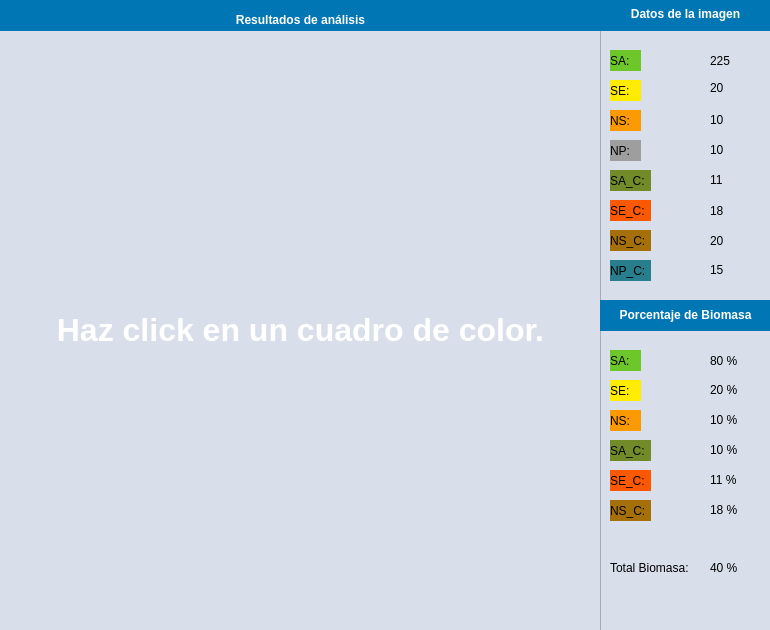
<?xml version="1.0" encoding="UTF-8"?>
<ui version="4.0">
 <class>Grafica</class>
 <widget class="QMainWindow" name="Grafica">
  <property name="geometry">
   <rect>
    <x>0</x>
    <y>0</y>
    <width>770</width>
    <height>630</height>
   </rect>
  </property>
  <property name="windowTitle">
   <string>Datos</string>
  </property>
  <widget class="QWidget" name="centralwidget">
   <widget class="QFrame" name="V4Frame_IMGS">
    <property name="geometry">
     <rect>
      <x>0</x>
      <y>30</y>
      <width>601</width>
      <height>601</height>
     </rect>
    </property>
    <property name="styleSheet">
     <string notr="true">background-color: rgb(216, 223, 234);</string>
    </property>
    <property name="frameShape">
     <enum>QFrame::StyledPanel</enum>
    </property>
    <property name="frameShadow">
     <enum>QFrame::Raised</enum>
    </property>
    <widget class="QLabel" name="imgB">
     <property name="geometry">
      <rect>
       <x>0</x>
       <y>0</y>
       <width>601</width>
       <height>601</height>
      </rect>
     </property>
     <property name="text">
      <string>&lt;html&gt;&lt;head/&gt;&lt;body&gt;&lt;p align=&quot;center&quot;&gt;&lt;span style=&quot; font-size:24pt; font-weight:600; color:#ffffff;&quot;&gt;Haz click en un cuadro de color.&lt;/span&gt;&lt;/p&gt;&lt;/body&gt;&lt;/html&gt;</string>
     </property>
    </widget>
   </widget>
   <widget class="QFrame" name="V4Frame_Datos">
    <property name="geometry">
     <rect>
      <x>600</x>
      <y>30</y>
      <width>171</width>
      <height>601</height>
     </rect>
    </property>
    <property name="styleSheet">
     <string notr="true">background-color: rgb(216, 223, 234);</string>
    </property>
    <property name="frameShape">
     <enum>QFrame::StyledPanel</enum>
    </property>
    <property name="frameShadow">
     <enum>QFrame::Raised</enum>
    </property>
    <widget class="QLabel" name="V3LabelNSA">
     <property name="geometry">
      <rect>
       <x>10</x>
       <y>20</y>
       <width>31</width>
       <height>21</height>
      </rect>
     </property>
     <property name="styleSheet">
      <string notr="true">background-color: rgb(109,199,42);</string>
     </property>
     <property name="text">
      <string>SA:</string>
     </property>
    </widget>
    <widget class="QLabel" name="V3LabelNSE">
     <property name="geometry">
      <rect>
       <x>10</x>
       <y>50</y>
       <width>31</width>
       <height>21</height>
      </rect>
     </property>
     <property name="styleSheet">
      <string notr="true">background-color: rgb(255,236,0);</string>
     </property>
     <property name="text">
      <string>SE:</string>
     </property>
    </widget>
    <widget class="QLabel" name="V3LabelNNS">
     <property name="geometry">
      <rect>
       <x>10</x>
       <y>80</y>
       <width>31</width>
       <height>21</height>
      </rect>
     </property>
     <property name="styleSheet">
      <string notr="true">background-color: rgb(251,153,0);</string>
     </property>
     <property name="text">
      <string>NS:</string>
     </property>
    </widget>
    <widget class="QLabel" name="V3LabelNNP">
     <property name="geometry">
      <rect>
       <x>10</x>
       <y>110</y>
       <width>31</width>
       <height>21</height>
      </rect>
     </property>
     <property name="styleSheet">
      <string notr="true">background-color: rgb(158,158,158);</string>
     </property>
     <property name="text">
      <string>NP:</string>
     </property>
    </widget>
    <widget class="QLabel" name="V3LabelNSAC">
     <property name="geometry">
      <rect>
       <x>10</x>
       <y>140</y>
       <width>41</width>
       <height>21</height>
      </rect>
     </property>
     <property name="styleSheet">
      <string notr="true">background-color: rgb(112,139,39);</string>
     </property>
     <property name="text">
      <string>SA_C:</string>
     </property>
    </widget>
    <widget class="QLabel" name="V3LabelNSEC">
     <property name="geometry">
      <rect>
       <x>10</x>
       <y>170</y>
       <width>41</width>
       <height>21</height>
      </rect>
     </property>
     <property name="styleSheet">
      <string notr="true">background-color: rgb(250,89,1);</string>
     </property>
     <property name="text">
      <string>SE_C:</string>
     </property>
    </widget>
    <widget class="QLabel" name="V3LabelNNSC">
     <property name="geometry">
      <rect>
       <x>10</x>
       <y>200</y>
       <width>41</width>
       <height>21</height>
      </rect>
     </property>
     <property name="styleSheet">
      <string notr="true">background-color: rgb(165,111,9);</string>
     </property>
     <property name="text">
      <string>NS_C:</string>
     </property>
    </widget>
    <widget class="QLabel" name="V3LabelNNPC">
     <property name="geometry">
      <rect>
       <x>10</x>
       <y>230</y>
       <width>41</width>
       <height>21</height>
      </rect>
     </property>
     <property name="styleSheet">
      <string notr="true">background-color: rgb(40,126,140);</string>
     </property>
     <property name="text">
      <string>NP_C:</string>
     </property>
    </widget>
    <widget class="QLabel" name="V3LabelPorcentajeBio">
     <property name="geometry">
      <rect>
       <x>0</x>
       <y>270</y>
       <width>171</width>
       <height>31</height>
      </rect>
     </property>
     <property name="styleSheet">
      <string notr="true">background-color: rgb(1, 118, 180);
border:rgb(1, 118, 180);</string>
     </property>
     <property name="text">
      <string>&lt;html&gt;&lt;head/&gt;&lt;body&gt;&lt;p align=&quot;center&quot;&gt;&lt;span style=&quot; font-weight:600; color:#ffffff;&quot;&gt;Porcentaje de Biomasa&lt;/span&gt;&lt;/p&gt;&lt;/body&gt;&lt;/html&gt;</string>
     </property>
    </widget>
    <widget class="QLabel" name="V3LabelNSA_N">
     <property name="geometry">
      <rect>
       <x>110</x>
       <y>20</y>
       <width>31</width>
       <height>21</height>
      </rect>
     </property>
     <property name="text">
      <string>225</string>
     </property>
    </widget>
    <widget class="QLabel" name="V3LabelNSAC_N">
     <property name="geometry">
      <rect>
       <x>110</x>
       <y>140</y>
       <width>31</width>
       <height>20</height>
      </rect>
     </property>
     <property name="text">
      <string>11</string>
     </property>
    </widget>
    <widget class="QLabel" name="V3LabelNSEC_N">
     <property name="geometry">
      <rect>
       <x>110</x>
       <y>170</y>
       <width>31</width>
       <height>21</height>
      </rect>
     </property>
     <property name="text">
      <string>18</string>
     </property>
    </widget>
    <widget class="QLabel" name="V3LabelNNS_N">
     <property name="geometry">
      <rect>
       <x>110</x>
       <y>80</y>
       <width>31</width>
       <height>20</height>
      </rect>
     </property>
     <property name="text">
      <string>10</string>
     </property>
    </widget>
    <widget class="QLabel" name="V3LabelNNP_N">
     <property name="geometry">
      <rect>
       <x>110</x>
       <y>110</y>
       <width>31</width>
       <height>20</height>
      </rect>
     </property>
     <property name="text">
      <string>10</string>
     </property>
    </widget>
    <widget class="QLabel" name="V3LabelNNSC_N">
     <property name="geometry">
      <rect>
       <x>110</x>
       <y>200</y>
       <width>31</width>
       <height>21</height>
      </rect>
     </property>
     <property name="text">
      <string>20</string>
     </property>
    </widget>
    <widget class="QLabel" name="V3LabelNNPC_N">
     <property name="geometry">
      <rect>
       <x>110</x>
       <y>230</y>
       <width>31</width>
       <height>20</height>
      </rect>
     </property>
     <property name="text">
      <string>15</string>
     </property>
    </widget>
    <widget class="QLabel" name="V3LabelNSE_N">
     <property name="geometry">
      <rect>
       <x>110</x>
       <y>50</y>
       <width>31</width>
       <height>16</height>
      </rect>
     </property>
     <property name="text">
      <string>20</string>
     </property>
    </widget>
    <widget class="QLabel" name="V3PBnSE">
     <property name="geometry">
      <rect>
       <x>110</x>
       <y>350</y>
       <width>51</width>
       <height>20</height>
      </rect>
     </property>
     <property name="text">
      <string>20 %</string>
     </property>
    </widget>
    <widget class="QLabel" name="V3LabelPBsanaC">
     <property name="geometry">
      <rect>
       <x>10</x>
       <y>410</y>
       <width>41</width>
       <height>21</height>
      </rect>
     </property>
     <property name="styleSheet">
      <string notr="true">background-color: rgb(112,139,39);</string>
     </property>
     <property name="text">
      <string>SA_C:</string>
     </property>
    </widget>
    <widget class="QLabel" name="V3PBnSAC">
     <property name="geometry">
      <rect>
       <x>110</x>
       <y>410</y>
       <width>51</width>
       <height>20</height>
      </rect>
     </property>
     <property name="text">
      <string>10 %</string>
     </property>
    </widget>
    <widget class="QLabel" name="V3LabelPBsecaC">
     <property name="geometry">
      <rect>
       <x>10</x>
       <y>440</y>
       <width>41</width>
       <height>21</height>
      </rect>
     </property>
     <property name="styleSheet">
      <string notr="true">background-color: rgb(250,89,1);</string>
     </property>
     <property name="text">
      <string>SE_C:</string>
     </property>
    </widget>
    <widget class="QLabel" name="V3PBnSA">
     <property name="geometry">
      <rect>
       <x>110</x>
       <y>320</y>
       <width>51</width>
       <height>21</height>
      </rect>
     </property>
     <property name="text">
      <string>80 %</string>
     </property>
    </widget>
    <widget class="QLabel" name="V3LabelPBns">
     <property name="geometry">
      <rect>
       <x>10</x>
       <y>380</y>
       <width>31</width>
       <height>21</height>
      </rect>
     </property>
     <property name="styleSheet">
      <string notr="true">background-color: rgb(251,153,0);</string>
     </property>
     <property name="text">
      <string>NS:</string>
     </property>
    </widget>
    <widget class="QLabel" name="V3LabelPBnsc">
     <property name="geometry">
      <rect>
       <x>10</x>
       <y>470</y>
       <width>41</width>
       <height>21</height>
      </rect>
     </property>
     <property name="styleSheet">
      <string notr="true">background-color: rgb(165,111,9);</string>
     </property>
     <property name="text">
      <string>NS_C:</string>
     </property>
    </widget>
    <widget class="QLabel" name="V3PBnNS">
     <property name="geometry">
      <rect>
       <x>110</x>
       <y>380</y>
       <width>51</width>
       <height>20</height>
      </rect>
     </property>
     <property name="text">
      <string>10 %</string>
     </property>
    </widget>
    <widget class="QLabel" name="V3PBnSEC">
     <property name="geometry">
      <rect>
       <x>110</x>
       <y>440</y>
       <width>51</width>
       <height>20</height>
      </rect>
     </property>
     <property name="text">
      <string>11 %</string>
     </property>
    </widget>
    <widget class="QLabel" name="V3LabelPBsana">
     <property name="geometry">
      <rect>
       <x>10</x>
       <y>320</y>
       <width>31</width>
       <height>21</height>
      </rect>
     </property>
     <property name="styleSheet">
      <string notr="true">background-color: rgb(109,199,42);</string>
     </property>
     <property name="text">
      <string>SA:</string>
     </property>
    </widget>
    <widget class="QLabel" name="V3LabelPBseca">
     <property name="geometry">
      <rect>
       <x>10</x>
       <y>350</y>
       <width>31</width>
       <height>21</height>
      </rect>
     </property>
     <property name="styleSheet">
      <string notr="true">background-color: rgb(255,236,0);</string>
     </property>
     <property name="text">
      <string>SE:</string>
     </property>
    </widget>
    <widget class="QLabel" name="V3PBnNSC">
     <property name="geometry">
      <rect>
       <x>110</x>
       <y>470</y>
       <width>51</width>
       <height>20</height>
      </rect>
     </property>
     <property name="text">
      <string>18 %</string>
     </property>
    </widget>
    <widget class="QLabel" name="V3LabelPBT">
     <property name="geometry">
      <rect>
       <x>10</x>
       <y>530</y>
       <width>91</width>
       <height>16</height>
      </rect>
     </property>
     <property name="text">
      <string>Total Biomasa:</string>
     </property>
    </widget>
    <widget class="QLabel" name="V3LabelPBnT">
     <property name="geometry">
      <rect>
       <x>110</x>
       <y>530</y>
       <width>51</width>
       <height>16</height>
      </rect>
     </property>
     <property name="text">
      <string>40 %</string>
     </property>
    </widget>
   </widget>
   <widget class="QFrame" name="V3FrameEt1">
    <property name="geometry">
     <rect>
      <x>0</x>
      <y>0</y>
      <width>601</width>
      <height>31</height>
     </rect>
    </property>
    <property name="styleSheet">
     <string notr="true">background-color: rgb(1, 118, 180);
border:rgb(1, 118, 180);</string>
    </property>
    <property name="frameShape">
     <enum>QFrame::StyledPanel</enum>
    </property>
    <property name="frameShadow">
     <enum>QFrame::Raised</enum>
    </property>
    <widget class="QLabel" name="V3LabeGrafica">
     <property name="geometry">
      <rect>
       <x>210</x>
       <y>10</y>
       <width>181</width>
       <height>20</height>
      </rect>
     </property>
     <property name="text">
      <string>&lt;html&gt;&lt;head/&gt;&lt;body&gt;&lt;p align=&quot;center&quot;&gt;&lt;span style=&quot; font-weight:600; color:#ffffff;&quot;&gt;Resultados de análisis&lt;/span&gt;&lt;/p&gt;&lt;/body&gt;&lt;/html&gt;</string>
     </property>
    </widget>
   </widget>
   <widget class="QFrame" name="V3FrameEt2">
    <property name="geometry">
     <rect>
      <x>600</x>
      <y>0</y>
      <width>171</width>
      <height>31</height>
     </rect>
    </property>
    <property name="styleSheet">
     <string notr="true">background-color: rgb(1, 118, 180);
border:rgb(1, 118, 180);</string>
    </property>
    <property name="frameShape">
     <enum>QFrame::StyledPanel</enum>
    </property>
    <property name="frameShadow">
     <enum>QFrame::Raised</enum>
    </property>
    <widget class="QLabel" name="V3LabeVuelo">
     <property name="geometry">
      <rect>
       <x>0</x>
       <y>-1</y>
       <width>171</width>
       <height>31</height>
      </rect>
     </property>
     <property name="text">
      <string>&lt;html&gt;&lt;head/&gt;&lt;body&gt;&lt;p align=&quot;center&quot;&gt;&lt;span style=&quot; font-weight:600; color:#ffffff;&quot;&gt;Datos de la imagen&lt;/span&gt;&lt;/p&gt;&lt;/body&gt;&lt;/html&gt;</string>
     </property>
    </widget>
   </widget>
  </widget>
 </widget>
 <resources/>
 <connections/>
</ui>
